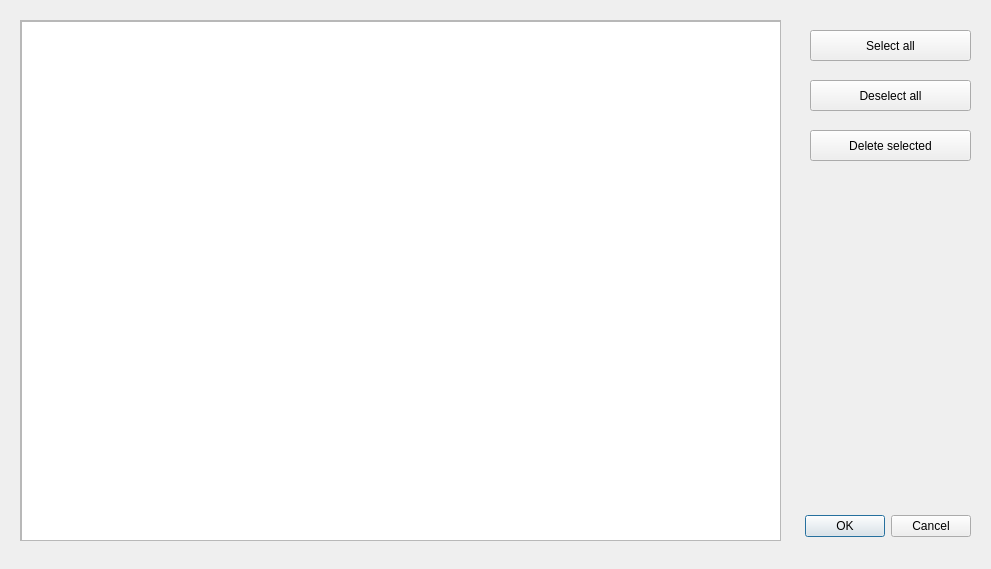
<?xml version="1.0" encoding="UTF-8"?>
<ui version="4.0">
 <class>EditHistory</class>
 <widget class="QDialog" name="EditHistory">
  <property name="geometry">
   <rect>
    <x>0</x>
    <y>0</y>
    <width>991</width>
    <height>569</height>
   </rect>
  </property>
  <property name="windowTitle">
   <string>Dialog</string>
  </property>
  <widget class="QDialogButtonBox" name="buttonBox">
   <property name="geometry">
    <rect>
     <x>800</x>
     <y>510</y>
     <width>171</width>
     <height>32</height>
    </rect>
   </property>
   <property name="orientation">
    <enum>Qt::Horizontal</enum>
   </property>
   <property name="standardButtons">
    <set>QDialogButtonBox::Cancel|QDialogButtonBox::Ok</set>
   </property>
  </widget>
  <widget class="QFrame" name="frame">
   <property name="geometry">
    <rect>
     <x>20</x>
     <y>20</y>
     <width>761</width>
     <height>521</height>
    </rect>
   </property>
   <property name="frameShape">
    <enum>QFrame::StyledPanel</enum>
   </property>
   <property name="frameShadow">
    <enum>QFrame::Raised</enum>
   </property>
   <widget class="QScrollArea" name="scrollArea">
    <property name="geometry">
     <rect>
      <x>0</x>
      <y>0</y>
      <width>761</width>
      <height>521</height>
     </rect>
    </property>
    <property name="widgetResizable">
     <bool>true</bool>
    </property>
    <widget class="QWidget" name="scrollAreaWidgetContents">
     <property name="geometry">
      <rect>
       <x>0</x>
       <y>0</y>
       <width>759</width>
       <height>519</height>
      </rect>
     </property>
     <widget class="QTableWidget" name="tableWidget">
      <property name="geometry">
       <rect>
        <x>0</x>
        <y>0</y>
        <width>761</width>
        <height>521</height>
       </rect>
      </property>
     </widget>
    </widget>
   </widget>
  </widget>
  <widget class="QPushButton" name="selectAllButton">
   <property name="geometry">
    <rect>
     <x>810</x>
     <y>30</y>
     <width>161</width>
     <height>31</height>
    </rect>
   </property>
   <property name="text">
    <string>Select all</string>
   </property>
  </widget>
  <widget class="QPushButton" name="deselectAllButton">
   <property name="geometry">
    <rect>
     <x>810</x>
     <y>80</y>
     <width>161</width>
     <height>31</height>
    </rect>
   </property>
   <property name="text">
    <string>Deselect all</string>
   </property>
  </widget>
  <widget class="QPushButton" name="deleteSelectedButton">
   <property name="geometry">
    <rect>
     <x>810</x>
     <y>130</y>
     <width>161</width>
     <height>31</height>
    </rect>
   </property>
   <property name="text">
    <string>Delete selected</string>
   </property>
  </widget>
 </widget>
 <resources/>
 <connections>
  <connection>
   <sender>buttonBox</sender>
   <signal>accepted()</signal>
   <receiver>EditHistory</receiver>
   <slot>accept()</slot>
   <hints>
    <hint type="sourcelabel">
     <x>248</x>
     <y>254</y>
    </hint>
    <hint type="destinationlabel">
     <x>157</x>
     <y>274</y>
    </hint>
   </hints>
  </connection>
  <connection>
   <sender>buttonBox</sender>
   <signal>rejected()</signal>
   <receiver>EditHistory</receiver>
   <slot>reject()</slot>
   <hints>
    <hint type="sourcelabel">
     <x>316</x>
     <y>260</y>
    </hint>
    <hint type="destinationlabel">
     <x>286</x>
     <y>274</y>
    </hint>
   </hints>
  </connection>
 </connections>
</ui>
